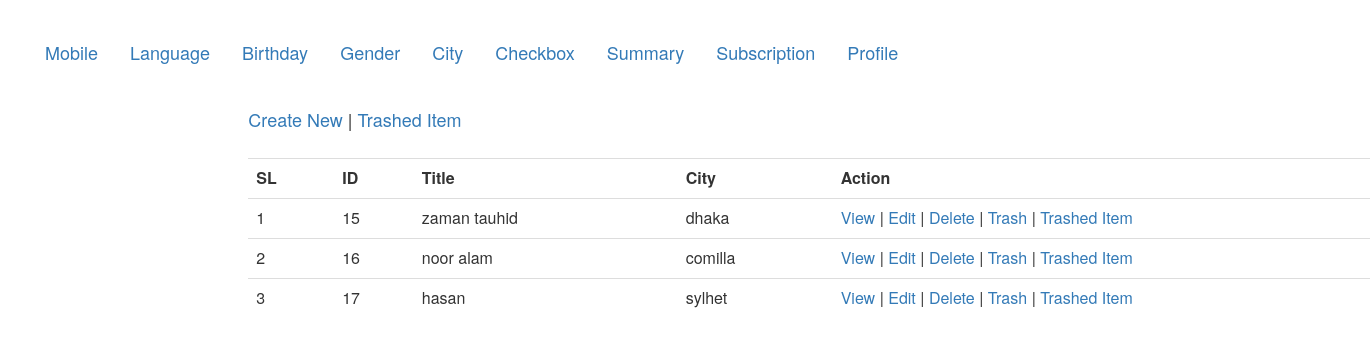
Page /views/ALL_CRUD/City/index.php on the committed database.
### tables this page shows
CREATE TABLE `cities` (
  `id` int(11) NOT NULL,
  `title` varchar(50) NOT NULL,
  `city` varchar(50) NOT NULL,
  `created_at` datetime NOT NULL,
  `updated_at` datetime DEFAULT NULL,
  `deleted_at` datetime DEFAULT NULL
);

### src/ALL_CRUD/City/City.php (called while the page is built, shortened)
<?php
class City {
    public $db='';
    public function __construct() {
        $this->db=  mysqli_connect("localhost","root","fazil142","atomicproject");
    }
    public function index(){
        $allmobile=array();
        $query="select * from cities where deleted_at IS NULL";
        $result=mysqli_query($this->db, $query);
        while($row=  mysqli_fetch_assoc($result)){
            $allmobile[]=$row;
        }
        return $allmobile;
    }
}

### views/ALL_CRUD/City/index.php (the view, shortened to what this page needs)
<!DOCTYPE html>
<html>
    <head>
        <link rel="stylesheet" type="text/css" href="../../../css/bootstrap.min.css">
        <link rel="stylesheet" type="text/css" href="../../../css/style.css">
    </head>
    <body>
        <div>
            <ul class="nav nav-pills ">
  <li role="presentation"><a href="../../../views/ALL_CRUD/Mobile/index.php">Mobile</a></li>
  <li role="presentation"><a href="../../../views/ALL_CRUD/Language/index.php">Language</a></li>
  <li role="presentation"><a href="../../../views/ALL_CRUD/Birthday/index.php">Birthday</a></li>
  <li role="presentation"><a href="../../../views/ALL_CRUD/Gender/index.php">Gender</a></li>
  <li role="presentation"><a href="index.php">City</a></li>
  <li role="presentation"><a href="../../../views/ALL_CRUD/Checkbox/index.php">Checkbox</a></li>
  <li role="presentation"><a href="../../../views/ALL_CRUD/Summary/index.php">Summary</a></li>
  <li role="presentation"><a href="../../../views/ALL_CRUD/Subscription/index.php">Subscription</a></li>
  <li role="presentation"><a href="../../../views/ALL_CRUD/ProfilePic/index.php">Profile</a></li>
</ul>
             <h3 class="col-md-10 col-md-offset-2">
            ?></h3>
        </div>
    </body>
</html>
<?php
    $city=new City();
    $result=$city->index();
?>
<Ul class="nav nav-pills col-md-10 col-md-offset-2 " style="font-size:18px">
    <a href="create.php">Create New</a> |
    <a href="trashed.php">Trashed Item</a>
    <br><br>
</Ul>
<table class="table col-md-10 col-md-offset-2" style="font-size: 16px">
    <tr>
        <th>SL</th>
        <th>ID</th>
        <th>Title</th>
        <th>City</th>
        <th>Action</th>
    </tr>
    <?php
    if(!empty($result)){
        $serial=0;
        foreach ($result as $val){
            $serial++;
    ;?>
    <tr>
        <td><?php echo $serial;?></td>
        <td><?php echo $val['id'];?></td>
        <td><?php echo $val['title'];?></td>
        <td><?php echo $val['city'];?></td>
        <td>
            <a href="view.php?id=<?php echo $val['id'];?>">View</a> |
            <a href="edit.php?id=<?php echo $val['id'];?>">Edit</a> |
            <a href="delete.php?id=<?php echo $val['id'];?>">Delete</a> |
            <a href="trash.php?id=<?php echo $val['id'];?>">Trash</a>  |
            <a href="trashed.php?id=<?php echo $val['id'];?>">Trashed Item</a>
        </td>
    </tr>
    <?php
        }
        }
      else {
    ?>
    <tr>
            <td colspan="3">No data available</td>
    </tr>
    <?php
 }
    ?>
</table>

### css/style.css (style rules this page uses)
body { margin:30px; }
div ul li a { font-size: 18px }

### rows in the picture
cities: id "15", title "zaman tauhid", city "dhaka"
cities: id "16", title "noor alam", city "comilla"
cities: id "17", title "hasan", city "sylhet"
